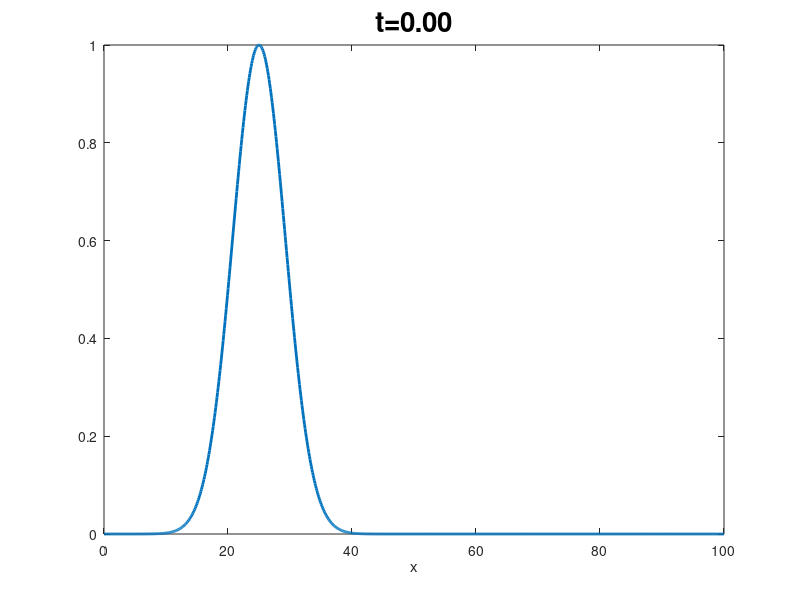

Write the MATLAB code that produced this figure. (Note: this script raises an error after producing the figure.)
%function Problem10
  
c = 50;
P0 = @(x) exp(-((x-25)/6).^2);
x = linspace(0,100,1000)';
h = x(2);


f = @(t,y) -c*(y - circshift(y,1))/h;

sol = ode45(f,[0,1],P0(x));

num_times = 50;
ts = linspace(min(sol.x),max(sol.x),num_times);

for kk = 1:num_times
  t = ts(kk);
  P = interp1(sol.x,sol.y',t);
  plot(x,P,'linewidth',2)
  title(sprintf('t=%1.2f',t),'fontsize',20)
  xlabel('x')
  ylabel('P','rot',0)
  ylim([0,1.2*max(P0(x))])
  set(gca,'fontsize',16)  
  legend('P(x,t)')
  pause(0.01)

end

